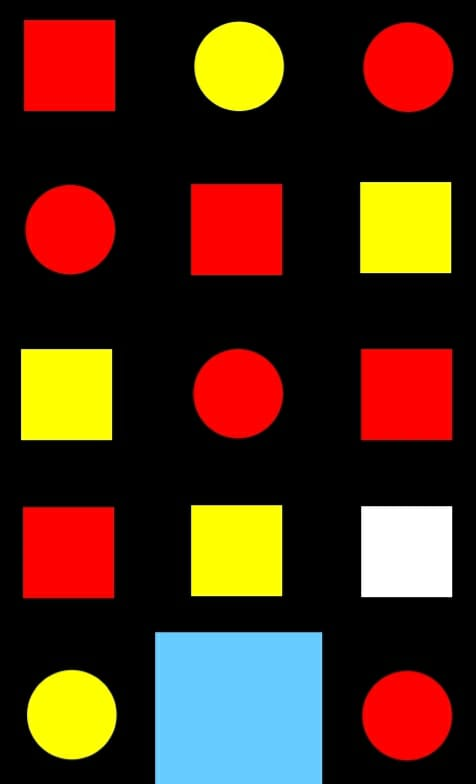
#> input picture pixelate0.jpeg, 476 x 784 px
$ python pixelate_shape.py
#> lines starting #> are read from the running program, lines starting #| are printed output that depends on the picture; after the words box and inside, x2 and y2 are one past the last pixel; in counts of white or black regions, pixels touching at a corner belong together
import cv2
im=cv2.imread("pixelate0.jpeg")
#> im is the input picture: shape (784, 476, 3); mean B, G, R 24.2, 45.6, 78
gray=cv2.cvtColor(im,cv2.COLOR_BGR2GRAY)
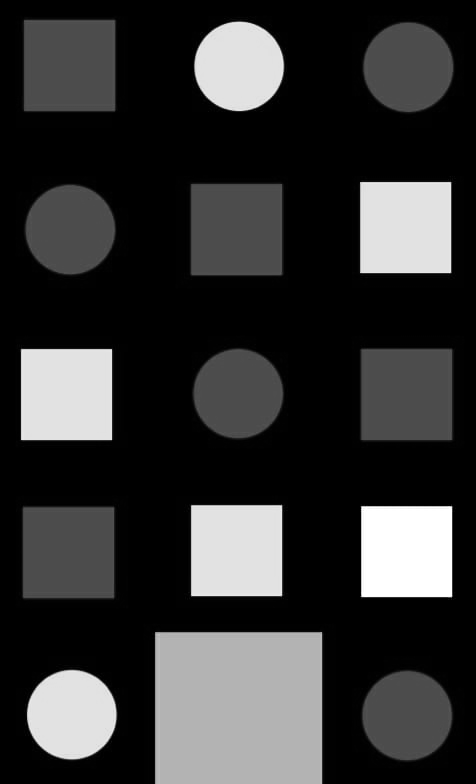
#> gray: shape (784, 476); min 0, max 255, mean 52.9
im=cv2.cvtColor(im,cv2.COLOR_BGR2HSV)
#> im: shape (784, 476, 3); mean H, S, V 19.5, 107.1, 88.5
_,binaryim=cv2.threshold(gray,50,255,cv2.THRESH_BINARY)
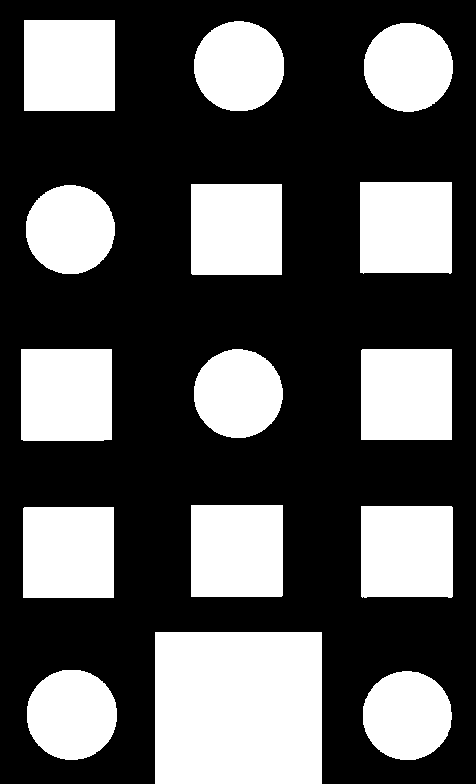
#> binaryim: shape (784, 476); 34.8% white; 15 white regions
cv2.imshow("sample",binaryim)
cv2.waitKey(2000)
contours,_=cv2.findContours(binaryim,cv2.RETR_TREE,cv2.CHAIN_APPROX_SIMPLE)
#> contours = 15 contours; largest, box (x1, y1, x2, y2) and area: (155, 632, 322, 784) 25066, (191, 505, 283, 597) 8280, (361, 506, 453, 598) 8198, (360, 182, 452, 274) 8193, (21, 349, 112, 441) 8181
for cnt in contours:
    approx=cv2.approxPolyDP(cnt,0.0075*cv2.arcLength(cnt,True),True)
    cv2.drawContours(im,[approx],0,128,3)
    print(len(approx))
    if len(approx)==4:
        x=approx.ravel()[0]
        y=approx.ravel()[1]
        cv2.putText(im,"square",(x,y),cv2.FONT_HERSHEY_COMPLEX,0.75,[60,100,100],1)
    if len(approx)>10:
        x=approx.ravel()[0]
        y=approx.ravel()[1]
        cv2.putText(im,"circle",(x,y),cv2.FONT_HERSHEY_COMPLEX,0.75,[60,100,100],1)
#> this loop made 15 passes
#> (approx, x, y) on passes 3, 4, 5, 6, 7, 9, 11, 12, 15: ([[155, 632], [155, 783], [321, 783], [321, 632]], 155, 632), ([[24, 507], [23, 597], [113, 597], [113, 507]], 24, 507), ([[361, 506], [361, 596], [451, 597], [452, 507]], 361, 506), ([[191, 505], [191, 596], [281, 596], [282, 505]], 191, 505), ([[362, 349], [361, 439], [451, 439], [451, 349]], 362, 349), ([[21, 349], [21, 439], [111, 439], [111, 349]], 21, 349), ([[191, 184], [191, 273], [281, 274], [281, 184]], 191, 184), ([[360, 182], [360, 272], [450, 273], [451, 182]], 360, 182), ([[24, 20], [24, 110], [114, 110], [114, 20]], 24, 20)
#> (x, y) on passes 1, 2, 8, 10, 13, 14: (396, 672), (62, 670), (232, 349), (64, 185), (400, 23), (228, 22)
#| 16
#| 16
#| 4
#| 4
#| 4
#| 4
#| 4
#| 16
#> (further printed lines are left out)
#> im: shape (784, 476, 3); mean H, S, V 26.1, 93.1, 79.3
im=cv2.cvtColor(im,cv2.COLOR_HSV2BGR)
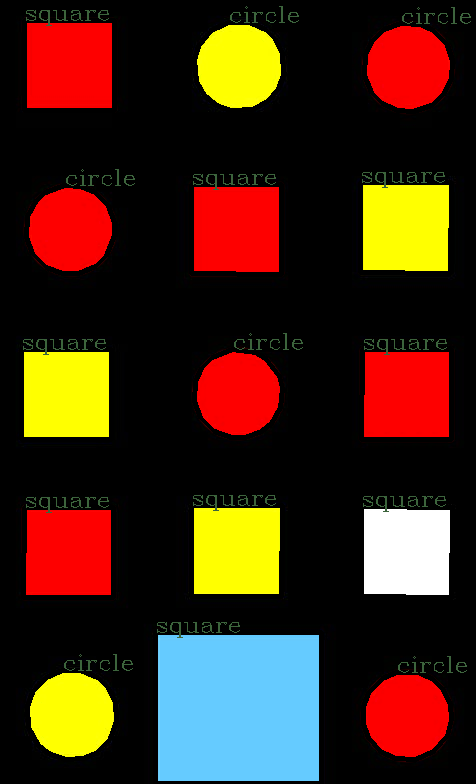
#> im: shape (784, 476, 3); mean B, G, R 21.9, 41.5, 69
cv2.imshow("gray",im)
cv2.waitKey(2000)
